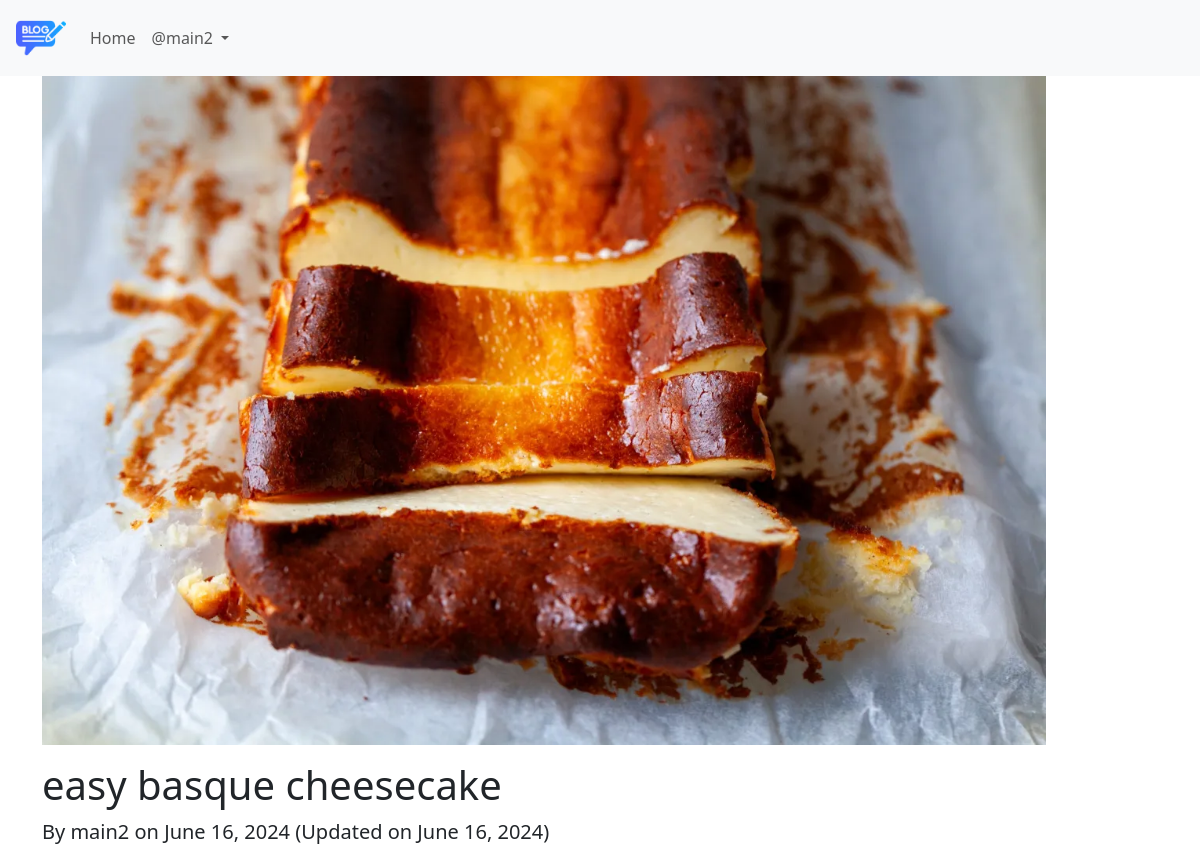
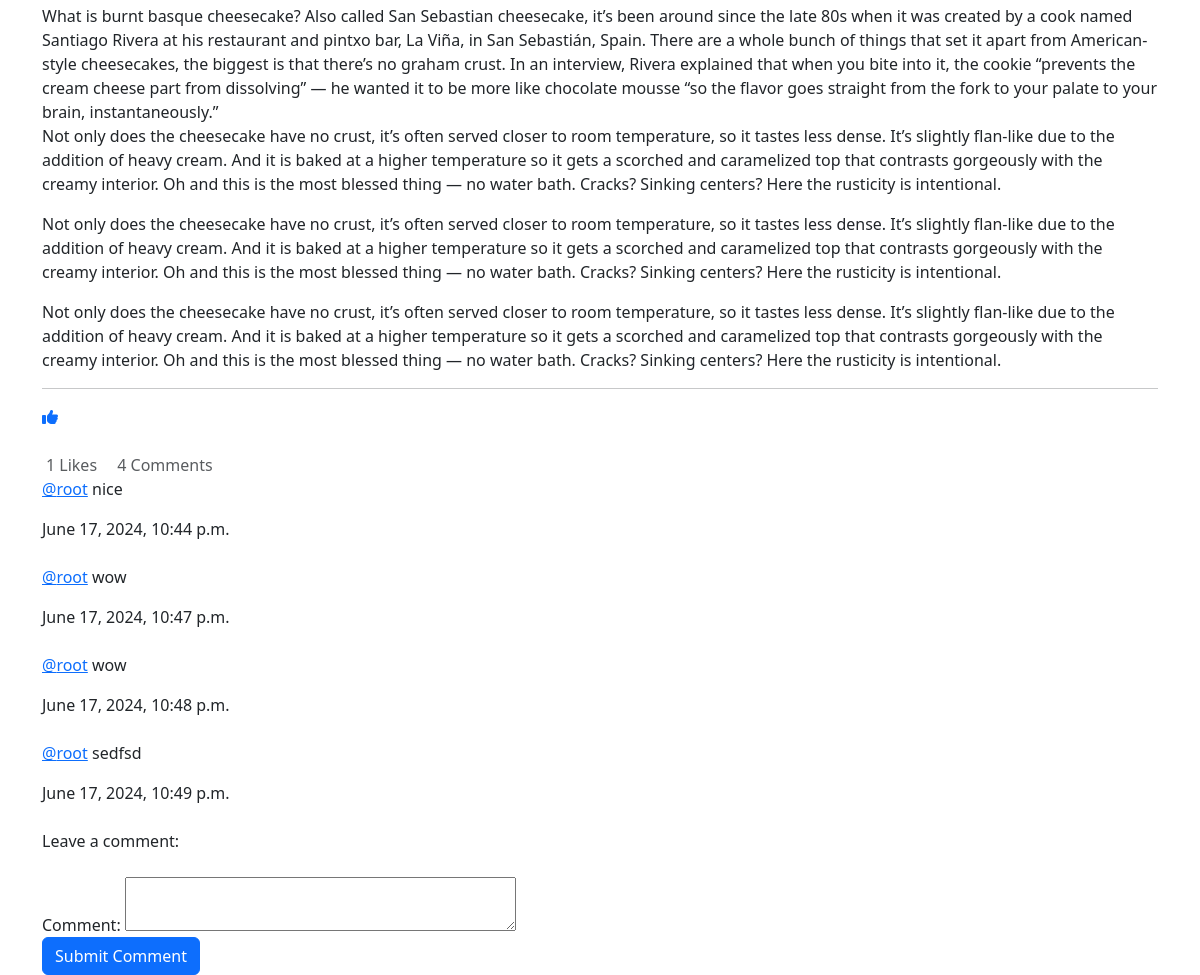
The app's page /blog/details/3/ (signed in) with its own data (2 pictures, top to bottom).
### App_Blog/models.py (models this page shows, shortened)
class Blog(models.Model):
    author = models.ForeignKey(User,on_delete=models.CASCADE,related_name='post_author')
    blog_title = models.CharField(max_length=260,verbose_name="Put a title")
    slug = models.SlugField(max_length=264,unique=True)
    blog_content =models.TextField(verbose_name='What is on your mind? ')
    blog_image =models.ImageField(upload_to='blog_image', verbose_name='Image')
    publish_date = models.DateTimeField(auto_now_add=True)
    update_date = models.DateTimeField(auto_now=True)

class Comment(models.Model):
    blog= models.ForeignKey(Blog,on_delete=models.CASCADE,related_name='blog_comment')
    user=models.ForeignKey(User,on_delete=models.CASCADE,related_name='user_comment')
    comment = models.TextField(max_length=200)
    comment_date =models.DateTimeField(auto_now_add=True)

### App_Blog/views.py (the view, shortened to what this page needs)
# urls.py: path('details/<int:pk>/',views.blog_details,name='details_blog'),
@login_required
def blog_details(request,pk):
    blog = Blog.objects.get(pk=pk)
    comment_form = CommentForm()
    already_liked= Likes.objects.filter(blog=blog,user =request.user)
    if already_liked:
        Liked = True
    else:
        Liked = False
    context = {'blog': blog, 'comment_form': comment_form,'Liked':Liked}  # Pass only form for GET requests
    return render(request, 'App_Blog/blog_details.html', context)

### App_Blog/forms.py
class CommentForm(forms.ModelForm):
    class Meta:
        model = Comment
        fields = ('comment',)
    def __init__(self, *args, **kwargs):
        super().__init__(*args, **kwargs)
        self.fields['comment'].widget.attrs.update({'class': 'form-control','rows': 2,'class':'mt-3'})
        if self.errors:
            self.fields['comment'].widget.attrs.update({'class': 'form-control is-invalid'})

### templates/App_Blog/blog_details.html (shortened to what this page needs)
{% extends "base.html" %}
{% block body_block %}
<div class="row">
    <div class="col-md-12">
        <img src="{{ blog.blog_image.url }}" width="90%" class="img-fluid mb-3" alt="{{ blog.blog_title }}">
        <h1>{{ blog.blog_title }}</h1>
        <p class="lead">
            By {{ blog.author }} on {{ blog.publish_date|date:"F d, Y" }}
            {% if blog.update_date %}
                (Updated on {{ blog.update_date|date:"F d, Y" }})
            {% endif %}
        </p>
        <div class="content">
            {{ blog.blog_content|safe|linebreaks }} </div>
            <hr>
            {% if not Liked %}
            <a href="{% url "App_Blog:like_post" pk=blog.pk %}"> <i class="fa-solid fa-thumbs-up">  </i></a>
            {% else %}
            <a href="{% url "App_Blog:unlike_post" pk=blog.pk %}"> <i class="fa-solid fa-thumbs-down">  </i></a>
            {% endif %}
        <div class="d-flex justify-content-between align-items-center mt-4">
            <div class="text-muted">
                 {{ blog.liked_blog.count }} Likes
                 {{ blog.blog_comment.count }} Comments
            </div>
            </div>
            <div>
                {% for comment in blog.blog_comment.all  %}
                <p> <a href="#"> @{{comment.user}}</a> {{comment.comment}}</p>   {{comment.comment_date}}
                <br>
                <br>
                {% endfor %}
            </div>
            <form method="POST">
                <div class="form-group">
                  <label for="comment_text" class="form-label">Leave a comment:</label>
                  {{comment_form}}
                </div>
                <button type="submit" class="btn btn-primary">Submit Comment</button>
              </form>
    </div>
    {% endblock %}

### templates/base.html (shortened to what this page needs)
<!doctype html>
<html lang="en">
<head>
  <link rel="stylesheet" href="https://use.fontawesome.com/releases/free-v6.2.0/css/all.css">
  <link href="https://cdn.jsdelivr.net/npm/bootstrap@5.3.3/dist/css/bootstrap.min.css" rel="stylesheet">
</head>
<body>
  <nav class="navbar navbar-expand-lg px-3 navbar-light bg-light">
    <a class="navbar-brand"  href="{% url "index" %}"> <img src="/media/logo.png" width="50px"></a>
    <div class="collapse navbar-collapse" id="navbarNav">
      <ul class="navbar-nav">
        <li class="nav-item active">
          <a class="nav-link" href="{% url "index" %}">Home </a>
        </li>
        {% if user.is_authenticated %}
          <li class="nav-item dropdown">
            <a class="nav-link dropdown-toggle" href="#" id="navbardrop" data-bs-toggle="dropdown">
              @{{ user.username }}
            </a>
          </li>
        {% endif %}
      </ul>
    </div>
  </nav>
  <div class='container'>
    {% block body_block %}
    {% endblock body_block %}
  </div>
</body>
</html>

### records on screen
Blog: blog_image (picture), blog_title "easy basque cheesecake", author "main2", publish_date "June 16, 2024", update_date "June 16, 2024", blog_content "What is burnt basque cheesecake? Also called San Sebastian cheesecake, it’s been around since the late 80s when it was created by a cook named Santiago Rivera at his restaurant and pintxo bar, La Viña, in San Sebastián, Spain. There are a whole bunch of things that set it apart from American-style cheesecakes, the biggest is that there’s no graham crust. In an interview, Rivera explained that when you bite into it, the cookie “prevents the cream cheese part from dissolving” — he wanted it to be more like chocolate mousse “so the flavor goes straight from the fork to your palate to your brain, instantaneously.” Not only does the cheesecake have no crust, it’s often served closer to room…", liked_blog.count "1", blog_comment.count "4"
Comment: user "root", comment "nice", comment_date "June 17, 2024, 10:44 p.m."
Comment: user "root", comment "wow", comment_date "June 17, 2024, 10:47 p.m."
Comment: user "root", comment "wow", comment_date "June 17, 2024, 10:48 p.m."
Comment: user "root", comment "sedfsd", comment_date "June 17, 2024, 10:49 p.m."

### other values on screen
{{ user.username }} "main2"
